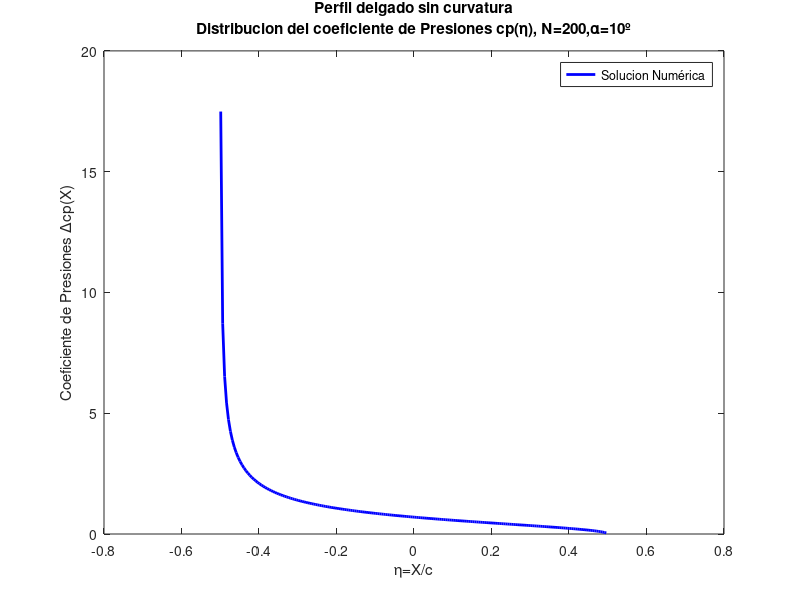

MATLAB code for this plot:
%% SOLUCIÓN NUMÉRICA ESTACIONARIA PARA PERFILES DELGADOS. 
%% PERFIL SIN CURVATURA CON ANGULO DE ATAQUE 
% 
% Autor: Álvaro Fernández Villar
% Este código forma parte del trabajo final de Máster: 
% Solución numérica de problemas aerodinámicos no estacionarios mediante el método de la malla de torbellinos.
% Consultar trabajo para más referencias.
%
%-----------------------------------------------------------CÓDIGO----------------------------------------------------------------------%

%% Datos de entrada 
% Numero de paneles 
n=200; 
% Angulo de ataque en grados 
alpha0=10; 
% Velocidad del flujo 
U=1; 
% Cuerda del perfil 
c=1; 
% Densidad 
rho=1; 
% Presion dinamica 
Que=0.5*rho*U^2; 
%% Calculos intermedios 
% Angulo de ataque en radianes 
alpha=deg2rad(alpha0); 
% Semicuerda del perfil 
b=c/2; 
% Longitud del panel 
dx=c/n; 
%% Inicializacion de matrices 
xc=zeros(n,1); 
xg=zeros(n,1); 
A=zeros(n,n); 
dL=zeros(n,1); 
dcp=zeros(n,1); 
dM=zeros(n,1); 
cl=zeros(n,1); 
%% Calculo de los puntos caracteristicos del perfil 
% Puntos extremos de cada panel 
xj = transpose(linspace(-b,b,n+1)); 
% Puntos de control de cada panel 
for j=1:n 
    xc(j) = 0.25*xj(j)+0.75*xj(j+1); 
end
% Puntos de torbellino 
for j=1:n 
    xg(j) = 0.25*xj(j+1)+ 0.75*xj(j); 
end
%% Matriz A de coeficientes aerodinamicos 
for i=1:n 
    for j=1:n 
        A(i,j)=-1/(2*pi)*(1/(xc(i)-xg(j))); 
    end
end
%% Vector a 
a=-U*transpose(alpha*ones(1,n)); 
%% Resolucion de la circulacion g 
g=A\a; 
%% Calculo de las presiones y la sustentacion 
for i=1:n 
    % Calculo diferencia de sustentacion 
    dL(i)=rho*U*g(i); 
    % Calculo distribucion coeficiente sustentacion 
    cl(i)=dL(i)/(Que*c); 
    % Calculo coeficiente de presiones 
    dcp(i)=dL(i)/(dx*Que); 
    % Calculo momento aerodinamico con respecto al borde de ataque 
    dM(i)=-dL(i)*(xg(i)+b); 
end
%% Sustentacion total 
L=sum(dL); 
%% Coeficiente de sustentacion total 
cL=sum(cl); 
%% Coeficiente de momento aerodinamico con respecto al borde de ataque 
Cm0=sum(dM)/(Que*c^2); 
%% Ploteo del coeficiente de presiones 
plot(xg/c,dcp,'Linewidth',2,'color','blue') 
title({['Perfil delgado sin curvatura'],['Distribucion del coeficiente de Presiones cp(\eta), N=' num2str(n) ',\alpha=' num2str(alpha0) 'º']})
xlabel('\eta=X/c') 
ylabel('Coeficiente de Presiones \Deltacp(X)') 
legend('Solucion Numérica')
